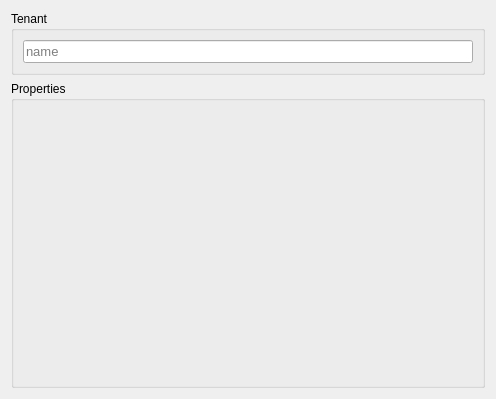
<?xml version="1.0" encoding="UTF-8"?>
<ui version="4.0">
 <class>W_Tenant</class>
 <widget class="QWidget" name="W_Tenant">
  <property name="geometry">
   <rect>
    <x>0</x>
    <y>0</y>
    <width>496</width>
    <height>399</height>
   </rect>
  </property>
  <property name="windowTitle">
   <string>Tenant Creator</string>
  </property>
  <layout class="QGridLayout" name="gridLayout">
   <item row="0" column="0">
    <widget class="QGroupBox" name="groupBox_4">
     <property name="sizePolicy">
      <sizepolicy hsizetype="Preferred" vsizetype="Maximum">
       <horstretch>0</horstretch>
       <verstretch>0</verstretch>
      </sizepolicy>
     </property>
     <property name="title">
      <string>Tenant</string>
     </property>
     <layout class="QGridLayout" name="gridLayout_2">
      <item row="0" column="0" colspan="2">
       <widget class="QLineEdit" name="le_name">
        <property name="font">
         <font>
          <pointsize>10</pointsize>
         </font>
        </property>
        <property name="placeholderText">
         <string>name</string>
        </property>
       </widget>
      </item>
     </layout>
    </widget>
   </item>
   <item row="1" column="0">
    <widget class="QGroupBox" name="groupBox">
     <property name="title">
      <string>Properties</string>
     </property>
     <layout class="QGridLayout" name="gridLayout_4">
      <item row="0" column="0">
       <widget class="ligarium::W_Many_Field" name="properties" native="true"/>
      </item>
     </layout>
    </widget>
   </item>
  </layout>
 </widget>
 <customwidgets>
  <customwidget>
   <class>ligarium::W_Many_Field</class>
   <extends>QWidget</extends>
   <header>ligarium/widget/w_many_field.h</header>
   <container>1</container>
  </customwidget>
 </customwidgets>
 <resources>
  <include location="../resources/icons.qrc"/>
 </resources>
 <connections/>
</ui>
